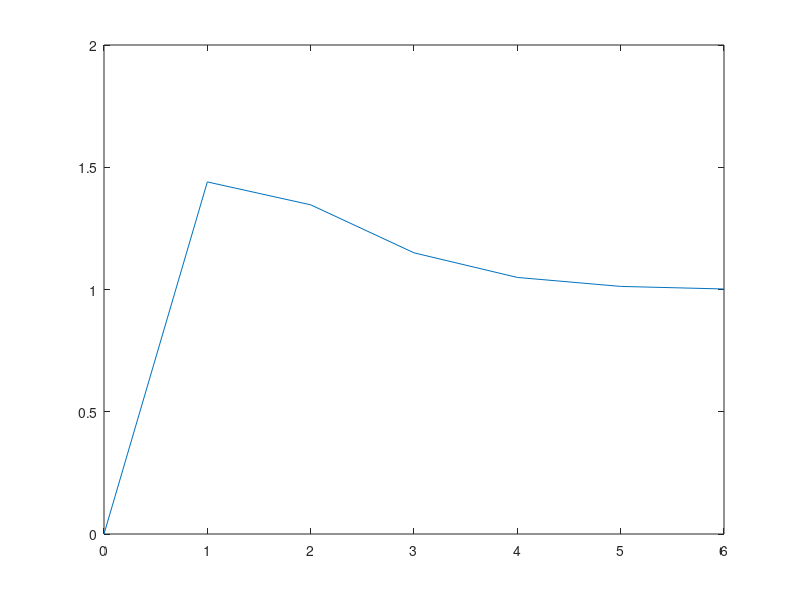

MATLAB code for this plot: (Note: this script raises an error after producing the figure.)
%question3b
num2A = [0 1.44 -0.9];
den2A = [1 -0.56 0.1];
testsys2A = tf(num2A,den2A,-1);
[Y2A,T2A] = step(testsys2A);
roots = roots(den2A);
figure,plot(T2A,Y2A);
figure,
[z,p,l]=zplane(num2A,den2A);